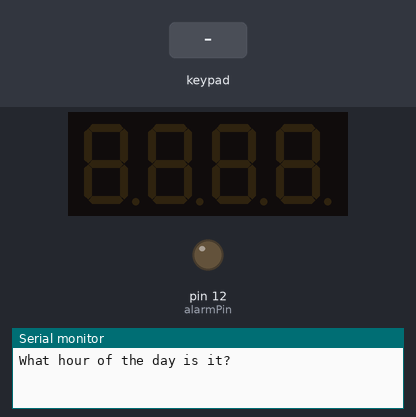
A sketch run on a simulated Arduino Mega 2560, built with avr-gcc and run on an emulated ATmega2560. Shown: 4-digit seven-segment display, output pins drawn as LEDs (lit = HIGH), the last lines printed to the serial monitor. Inputs (shaded band) come from the test bench. Random numbers use the default seed unless the sketch sets one.

Above: at 1.3 s.
1.4 s: keypad keys 5 4 3 2 A pressed 0.4 s apart
At 2.7 s:
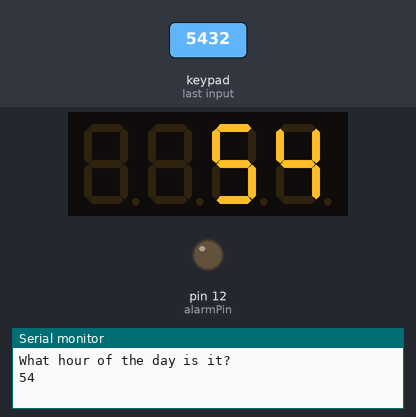
4.9 s: keypad keys 2 2 2 3 2 4 2 5 pressed 0.4 s apart
At 6.1 s:
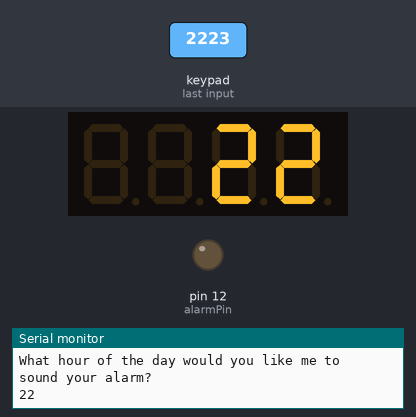
At 12.78 s:
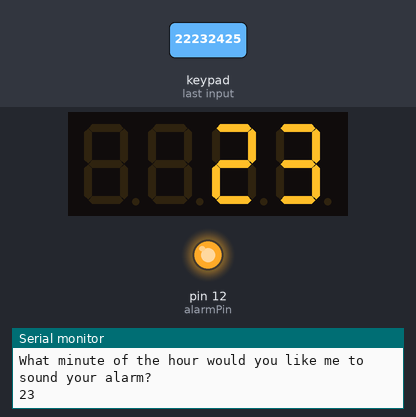
Timing chart, 0 to 17.1 s (numbered marks = the images above; inputs shaded):
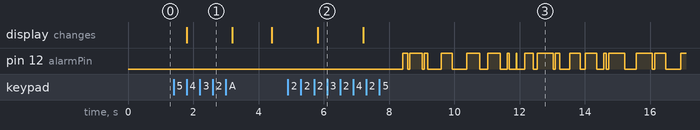

The sketch:

Alarm_Clock_Master.ino
```cpp
#include "SevSeg.h"
SevSeg sevseg; //Initiate a seven segment controller object


String askHour="What hour of the day is it?";
String askMinute="What minute of the hour is it?";
String askAlarmDay="Would you like me to sound your alarm today, tomorrow, or never?";
String askAlarmHour="What hour of the day would you like me to sound your alarm?";
String askAlarmMinute="What minute of the hour would you like me to sound your alarm?";
int alarmPin=12;
int buttonPin=53;
int displayState=1;
int buttonNew;
int buttonOld=1;
int hour;
int minute;
String alarmDay;
int alarmHour;
int alarmMinute;
long j;
int f;
int y;
int dt2;
int dt3;
int dt4;
int hd;
int md;
unsigned long millisTime;

String p1;
String p2;
String p3;
int p4;

char k[4]="00\0";
String ks = "";
#include <Keypad.h>

const byte ROWS = 4; //four rows
const byte COLS = 4; //four columns
char keys[ROWS][COLS] = {
  {'1','2','3','A'},
  {'4','5','6','B'},
  {'7','8','9','C'},
  {'*','0','#','D'}
};

byte rowPins[ROWS] = {5, 4, 3, 2}; //connect to the row pinouts of the keypad
byte colPins[COLS] = {9, 8, 7, 6}; //connect to the column pinouts of the keypad

Keypad keypad = Keypad( makeKeymap(keys), rowPins, colPins, ROWS, COLS );


void todaySubroutine() {
  millisTime=millis()+60000;
  while (hour<alarmHour) {
    hd=hour;
    md=minute;
    hd=hd*100;
    hd=hd+md;
    displayOnOff();
    if (millisTime<=millis()) {
      minute++;
      millisTime=millis()+60000;
    }


    if (minute>=60) {
      minute=0;
      hour++;
    }


  }
    millisTime=millis()+60000;
    while (hour<=alarmHour && minute<alarmMinute) {
    hd=hour;
    md=minute;
    hd=hd*100;
    hd=hd+md;
    displayOnOff();
    if (millisTime<=millis()) {
        minute++;
        millisTime=millis()+60000;
    }


    }
    if (minute>=60) {
      minute=0;
      hour++;
    }
    if (hour>=24) {
      hour=0;
      minute=0;
    }


    soundAlarm();

    millisTime=millis()+60000;
    while (hour<24) {
      hd=hour;
      md=minute;
      hd=hd*100;
      hd=hd+md;
      displayOnOff();
      if (millisTime<=millis()) {
        minute++;
        millisTime=millis()+60000;
      }


      if (minute>=60) {
        hour++;
        minute=0;
      }

    hour=0;
    minute=0;
}
}


void neverSubroutine() {
  millisTime=millis()+60000;
  for (y=0;y<=1;) {
    if (millisTime<=millis()) {
      minute++;
      millisTime=millis()+60000;
    }
    if (minute>=60) {
      minute=0;
      hour++;
    }
    if (hour>=24) {
      hour=0;
      minute=0;
    }
    hd=hour;
    md=minute;
    hd=hd*100;
    hd=hd+md;

    displayOnOff();


  }
}


void tomorrowSubroutine() {
  millisTime=millis()+60000;
  while (hour<24) {
    hd=hour;
    md=minute;
    hd=hd*100;
    hd=hd+md;
    displayOnOff();
    if (millisTime<=millis()) {
        minute++;
        millisTime=millis()+60000;
    }


    if (minute>=60) {
      minute=00;
      hour++;
    }

  }
  hour=0;
  minute=0;

  millisTime=millis()+60000;
  while (hour<alarmHour) {
    hd=hour;
    md=minute;
    hd=hd*100;
    hd=hd+md;
    displayOnOff();
    if (millisTime<=millis()) {
        minute++;
        millisTime=millis()+60000;
      }
    if (minute>=60) {
      minute=0;
      hour++;
    }
}
    millisTime=millis()+60000;
    while (hour<=alarmHour && minute<alarmMinute) {
      if (millisTime<=millis()) {
        minute++;
        millisTime=millis()+60000;
      }

      if (minute>=60) {
          minute=0;
          hour++;
        }
        if (hour>=24) {
          hour=0;
          minute=0;
        }
      hd=hour;
      md=minute;
      hd=hd*100;
      hd=hd+md;
      displayOnOff();
      }


    soundAlarm();
}


void soundAlarm() {
  for (j=0;j<=120;j=j+1) {
      sevseg.refreshDisplay();
      digitalWrite(alarmPin,HIGH);
      sevseg.refreshDisplay();
      dt2=random(10,500);
      sevseg.refreshDisplay();
      dt3=dt3+dt2;
      sevseg.refreshDisplay();
      delay(dt2);
      sevseg.refreshDisplay();
      digitalWrite(alarmPin,LOW);
      sevseg.refreshDisplay();
      dt2=random(10,500);
      sevseg.refreshDisplay();
      dt3=dt3+dt2;
      sevseg.refreshDisplay();
      delay(dt2);
    }
}


void displayOnOff() {
  if (displayState==1) {
      sevseg.setNumber(hd,2);
      sevseg.refreshDisplay();
    }
    if (displayState==-1) {
      shutdownDisplay();
    }

    buttonNew=digitalRead(buttonPin);

    if (buttonNew==1) {

      displayState=displayState*-1;


    while (buttonNew==1) {
      buttonNew=digitalRead(buttonPin);
      sevseg.refreshDisplay();
    }
    }
}
void shutdownDisplay() {
  digitalWrite(22, LOW);
  digitalWrite(23, LOW);
  digitalWrite(24, LOW);
  digitalWrite(25, LOW);
  digitalWrite(26, LOW);
  digitalWrite(27, LOW);
  digitalWrite(28, LOW);
  digitalWrite(29, LOW);
  digitalWrite(30, LOW);
  digitalWrite(31, LOW);
  digitalWrite(32, LOW);
  digitalWrite(33, LOW);
}

void setup() {
  // put your setup code here, to run once:
pinMode(alarmPin,OUTPUT);
pinMode(buttonPin,INPUT);
Serial.begin(9600);

byte numDigits = 4;
byte digitPins[] = {22, 23, 24, 25};
byte segmentPins[] = {26, 27, 28, 29, 30, 31, 32, 33};
bool resistorsOnSegments = 0;
// variable above indicates that 4 resistors were placed on the digit pins.
// set variable to 1 if you want to use 8 resistors on the segment pins.
sevseg.begin(COMMON_CATHODE, numDigits, digitPins, segmentPins, resistorsOnSegments);
sevseg.setBrightness(90);

delay(500);
Serial.println(askHour);
for (j=0;j<2;) {
    char key = keypad.getKey();


  if (key){
    ks += key;
    j++;
  }
  if (j==1) {
    p1=key;
    k[1]=key;
  }
  if (j==2) {
    k[2] = key;
    p2=key;
    p3=p1.concat(p2);
    hour=ks.toInt();
    Serial.println(hour);
    ks="";
  }
}
sevseg.setNumber(hour);
for (j=0;j<1000;j=j+1) {
delay(1);
sevseg.refreshDisplay();
}
shutdownDisplay();
Serial.println(askMinute);
for (j=0;j<2;) {
    char key = keypad.getKey();


  if (key){
    ks += key;
    j++;
  }
  if (j==1) {
    p1=key;
    k[1]=key;
  }
  if (j==2) {
    k[2] = key;
    p2=key;
    p3=p1.concat(p2);
    minute=ks.toInt();
    Serial.println(minute);
    ks="";
  }
}
sevseg.setNumber(minute);
for (j=0;j<1000;j=j+1) {
delay(1);
sevseg.refreshDisplay();
}
shutdownDisplay();
Serial.println(askAlarmDay);
for (j=0;j<1;) {
    char key = keypad.getKey();


  if (key){
    ks += key;
    j++;
  }
  if (j==1) {
    p1=key;
    k[1]=key;
    ks="";
  }
}
if (p1=="A") {
  alarmDay="Today";
  Serial.println(alarmDay);
  sevseg.setNumber(1111);
  for (j=0;j<1000;j=j+1) {
    delay(1);
    sevseg.refreshDisplay();
  }
  shutdownDisplay();
}
if (p1=="B") {
  alarmDay="Tomorrow";
  Serial.println(alarmDay);
  sevseg.setNumber(2222);
  for (j=0;j<1000;j=j+1) {
    delay(1);
    sevseg.refreshDisplay();
  }
  shutdownDisplay();
}

if (p1=="C") {
  alarmDay="Never";
  Serial.println(alarmDay);
  sevseg.setNumber(3333);
  for (j=0;j<1000;j=j+1) {
    delay(1);
    sevseg.refreshDisplay();
  }
  shutdownDisplay();
}
if (alarmDay.equalsIgnoreCase("Today") || alarmDay.equalsIgnoreCase("Tomorrow")) {
Serial.println(askAlarmHour);
for (j=0;j<2;) {
    char key = keypad.getKey();


  if (key){
    ks += key;
    j++;
  }
  if (j==1) {
    p1=key;
    k[1]=key;
  }
  if (j==2) {
    k[2] = key;
    p2=key;
    p3=p1.concat(p2);
    alarmHour=ks.toInt();
    Serial.println(alarmHour);
    ks="";
  }
}
sevseg.setNumber(alarmHour);
for (j=0;j<1000;j=j+1) {
  delay(1);
  sevseg.refreshDisplay();
}
shutdownDisplay();
Serial.println(askAlarmMinute);
for (j=0;j<2;) {
    char key = keypad.getKey();


  if (key){
    ks += key;
    j++;
  }
  if (j==1) {
    p1=key;
    k[1]=key;
  }
  if (j==2) {
    k[2] = key;
    p2=key;
    p3=p1.concat(p2);
    alarmMinute=ks.toInt();
    Serial.println(alarmMinute);
    ks="";
  }
}
sevseg.setNumber(alarmMinute);
for (j=0;j<1000;j=j+1) {
  delay(1);
  sevseg.refreshDisplay();
  }
  shutdownDisplay();
}

}

void loop() {
  // put your main code here, to run repeatedly:
if (alarmDay.equalsIgnoreCase("Today")) {
  todaySubroutine();
}

if (alarmDay.equalsIgnoreCase("tomorrow")) {
  tomorrowSubroutine();

}

if (alarmDay.equalsIgnoreCase("Never")) {
  neverSubroutine();
}
}
```

Measured:
- after the input at 1.4 s, the display: changes after 0.40 s (image 1)
- after the input at 4.9 s, the display: changes after 0.91 s (image 2)
